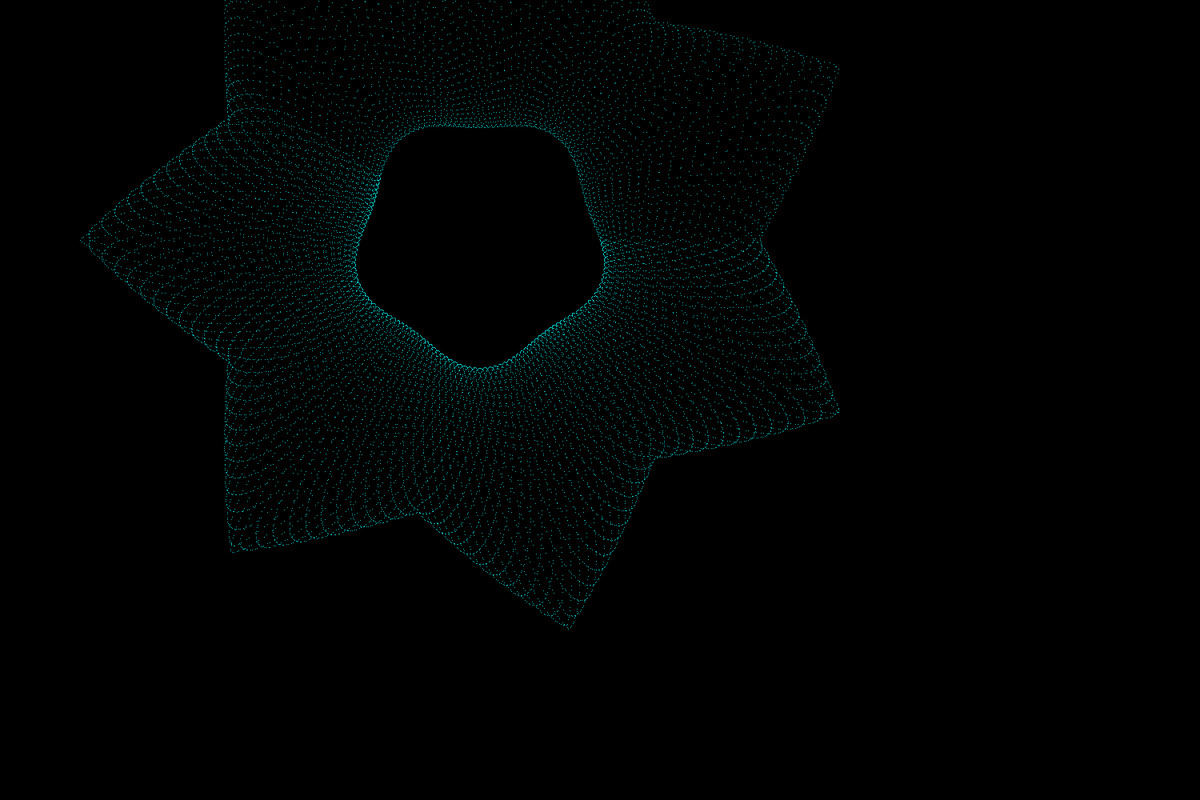
Frame 1 (no input)
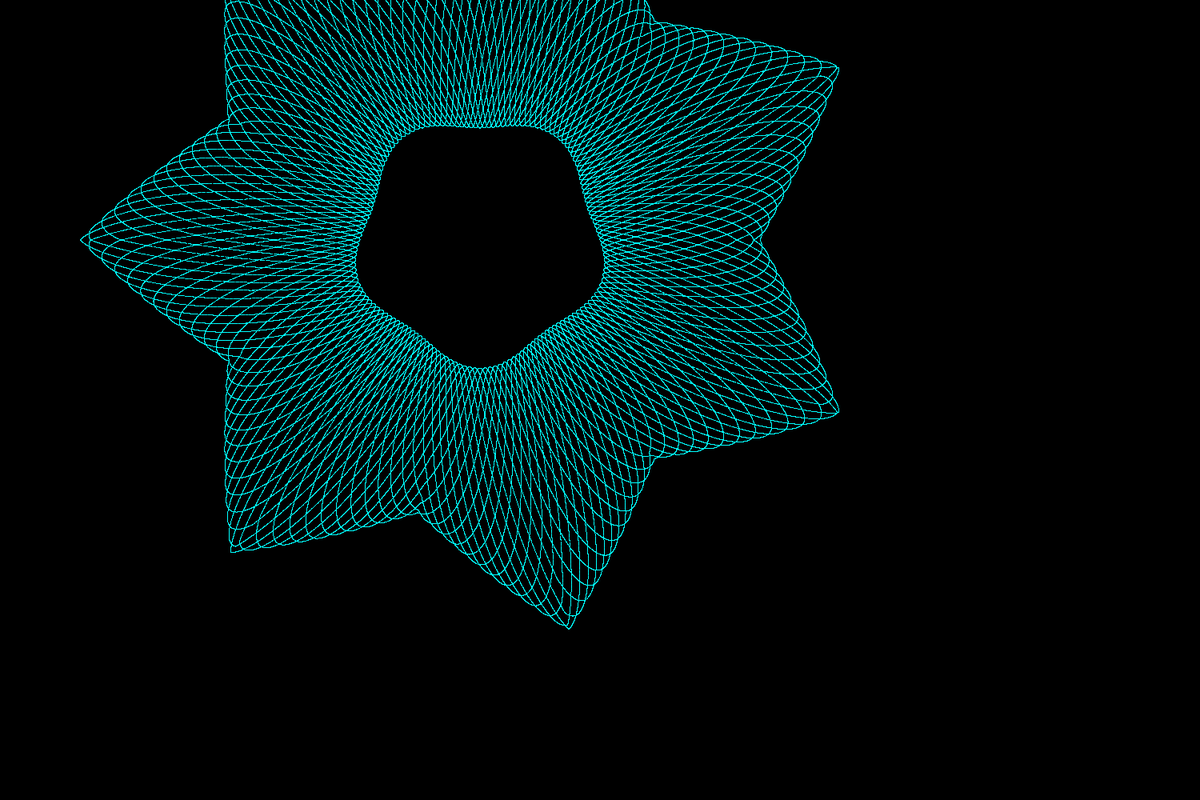
Frame 60 (the mouse pressed at the canvas centre just before this capture)
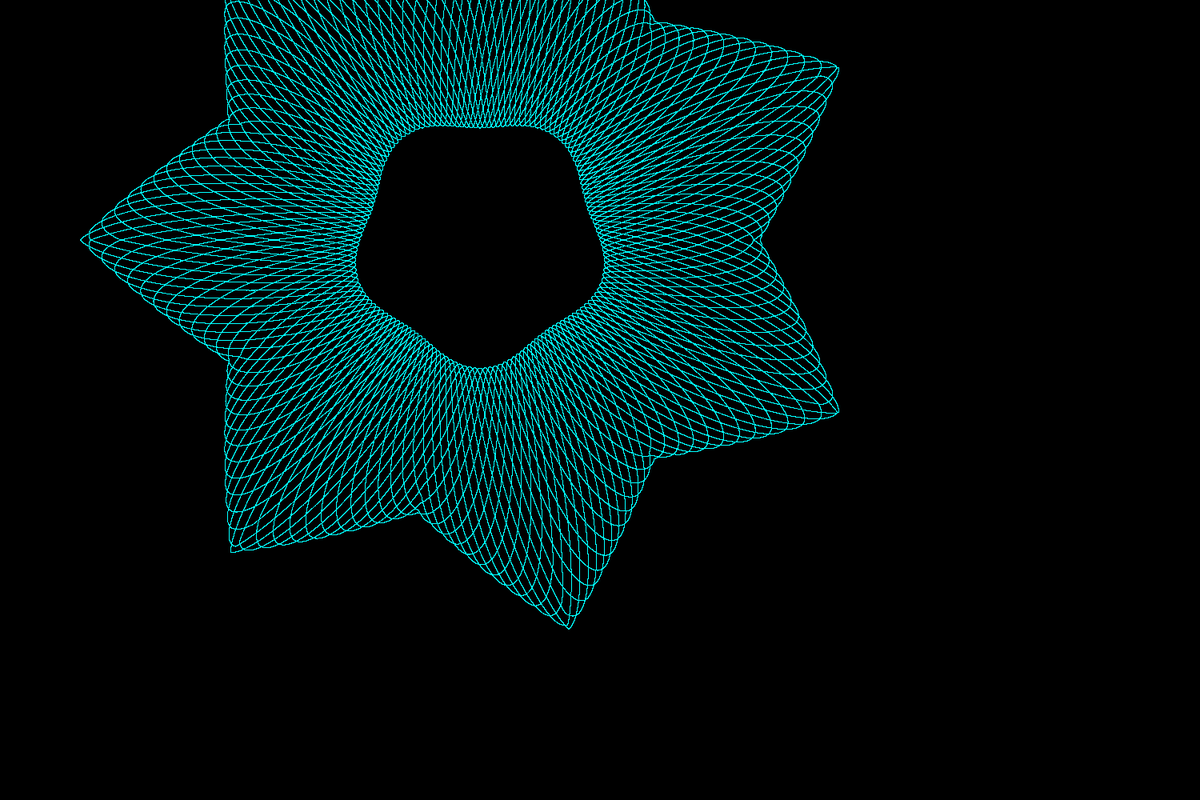
Frame 120 (the mouse held since frame 60 and released just before this capture)

The Processing sketch that drew these frames (run headless with seeded random() and noise(); from frame 60 on, the mouse is pressed at the canvas centre):

// Processing sketch: guilloche14
// ── guilloche14.pde

float fmodulus(float a, float b)
{
        return a - floor(a / b) * b;
}

float hypot(float x1, float y1, float x2, float y2)
{
  return sqrt((x2 - x1) * (x2 - x1) + (y2 - y1) * (y2 - y1));
}

float calc_lengths(float px[], float py[], float len[], int npoints)
{
  float t;
  int i;
  
  t = 0;
  for (i = 0; i < npoints - 1; i++) {
    len[i] = hypot(px[i], py[i], px[i + 1], py[i + 1]);
    t += len[i];
  }
  return t;
}

float polygonx(float t, float period, 
float px[], float py[], float len[], 
int npoints, float total_len)
{
  float z, len_so_far, t1, t2;
  int i, segment;
  float prev_segs_len;
  float tt;
  
  tt = fmodulus(t, period);
  
  /* find which segment we're currently in */
  len_so_far = 0;
  segment = 0;
  for (i = 0; i < npoints - 1; i++) {
    len_so_far += len[i];
    if ((len_so_far / total_len) > (tt / period)) {
      segment = i;
      break;
    }
  }
  
  /* find how far into the current segment we are */
  prev_segs_len = (len_so_far - len[segment]);
  t1 = (prev_segs_len / total_len) * period; /* find t1 == t at beginning of this seg */
  t2 = ((prev_segs_len + len[segment]) / total_len) * period; /* find t2 = t at the end of this seg */
  z = (tt - t1) / (t2 - t1); /* fraction of the way through this segment that we are right now at t */
  
  return px[segment] + z * (px[segment + 1] - px[segment]);
  
}

float polygony(float t, float period, float px[], float py[], float len[], int npoints, float total_len)
{
  float z, len_so_far, t1, t2;
  int i, segment;
  float prev_segs_len;
  float tt;
  
  tt = fmodulus(t, period);
  
  /* find which segment we're currently in */
  len_so_far = 0;
  segment = 0;
  for (i = 0; i < npoints - 1; i++) {
    len_so_far += len[i];
    if ((len_so_far / total_len) > (tt / period)) {
      segment = i;
      break;
    }
  }
  
  /* find how far into the current segment we are */
  prev_segs_len = (len_so_far - len[segment]);
  t1 = (prev_segs_len / total_len) * period; /* find t1 == t at beginning of this seg */
  t2 = ((prev_segs_len + len[segment]) / total_len) * period; /* find t2 = t at the end of this seg */
  z = (tt - t1) / (t2 - t1); /* fraction of the way through this segment that we are right now at t */
  
  return py[segment] + z * (py[segment + 1] - py[segment]);
  
}

int npoints = 15;
float[] starx = new float[npoints];
float[] stary = new float[npoints];
float[] tlen = new float[npoints];
float total_len;

void setup() {  // setup() runs once

  float angle = 0;
  float rad1, rad2, r;
  float da;
  
  rad1 = 350;
  rad2 = 500;
  size(1500, 1000);
  frameRate(30);
  background(0,0,0);
  stroke(255,255,255);
 
  da = (2 * 3.1415927) / (npoints - 1);
  
  for (int i = 0; i < npoints; i++) {
    if ((i % 2) == 0) {
      r = rad1;
    } else {
      r = rad2;
    }
    starx[i] = cos(angle) * r;
    stary[i] = sin(angle) * r;
    angle += da;
  } 
  total_len = calc_lengths(starx, stary, tlen, npoints);
}

float t = 0;

void draw()
{
  float x1, y1, x2, y2, x3, y3, x4, y4, x5, y5;
  float ox, oy;
  float period, w, h;
  float rad1 = 200;
  float rad2 = 50;
  float rad4;
  float rad5;
  float outer_env_rad = 200;
  float inner_env_rad = 150;
 
  float outerx, outery;
  float innerx, innery;
  float current_inner_rad;
  float current_outer_rad, r1, r2;
  int j;
  
  ox = 600;
  oy = 300;
  period = 2 * 3.1415927 / 10.0;
  w = 800;
  h = 400;
  
  for (int i = 0; i < 1000; i++) {

    /* Basic circle of radius rad1... */
    x1 = cos(t * 10) * rad1; 
    y1 = sin(t * 10) * rad1; 

    // point(x1 + ox, y1 + oy);

    /* calculate outer envelope shape... */
    outerx = polygonx(t, period, starx, stary, tlen, npoints, total_len);
    outery = polygony(t, period, starx, stary, tlen, npoints, total_len);

    /* calculate inner envelope shape... */
    rad5 = sin(t * 10 * 5) * 10 + inner_env_rad;
    innerx = cos(t * 10) * rad5;  
    innery = sin(t * 10) * rad5;  

    /* calculate current inner and outer radii */
    current_inner_rad = sqrt(innerx * innerx + innery * innery);
    current_outer_rad = sqrt(outerx * outerx + outery * outery);

    /* calculate midpoint between inner and outer envelope */
    x2 = ((outerx - innerx) / 2.0) + innerx;
    y2 = ((outery - innery) / 2.0) + innery;

    /* calculate unit vector in dirction of x2,y2 */
    x3 = x2 / sqrt(x2 * x2 + y2 * y2);
    y3 = y2 / sqrt(x2 * x2 + y2 * y2);

    for (j = 0; j < 16; j++) {
	    r1 = (sin(t * 10 * 10 + j * PI / 8) / 2.0) + 0.5;
	    x4 = x3 * r1 * (current_outer_rad - current_inner_rad) + innerx;
	    y4 = y3 * r1 * (current_outer_rad - current_inner_rad) + innery;
	    stroke(0, 255, 255); /* cyan */
	    point(x4 + ox, y4 + oy);
    }



    // stroke(255,255,255); /* white */
    // point(innerx + ox, innery + oy);

    // stroke(0,0,255); /* blue */
    // point(x2 + ox, y2 + oy);

    // stroke(0, 255,0); /* green */
    // point(outerx + ox, outery + oy);

    // stroke(255,0,0); /* red */
    // point(innerx + ox, innery + oy);

    // stroke(0,255,255); /* blue */
    // point(x5 + ox, y5 + oy);

    t += 0.001;
  }
}
